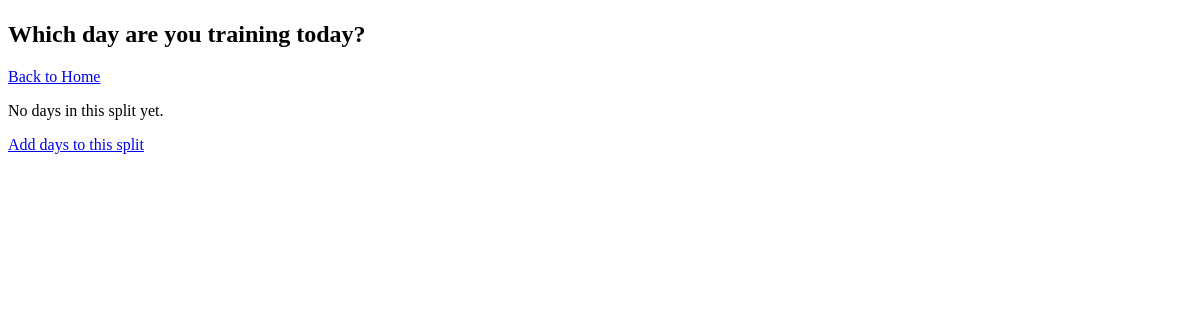
Page /log/5 on the earlier database version.
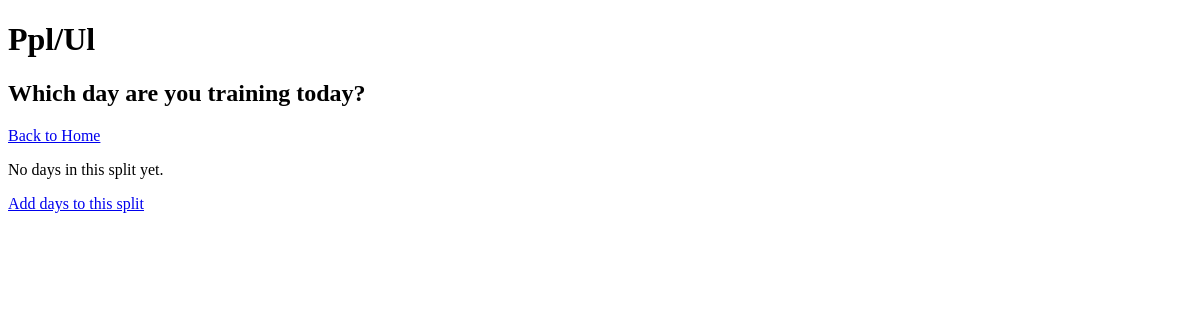
Same page on the later database version.
### tables this page shows
CREATE TABLE workout_splits (
            id INTEGER PRIMARY KEY AUTOINCREMENT,
            name TEXT NOT NULL
        );

### app.py (the view, shortened to what this page needs)
@app.route("/log/<int:split_id>")
def pick_day(split_id):
    conn = get_db()
    cursor = conn.cursor()
    cursor.execute("SELECT * FROM workout_splits WHERE id = ?", (split_id,))
    split = cursor.fetchone()
    cursor.execute(
        "SELECT * FROM split_days WHERE split_id = ? ORDER BY day_order",
        (split_id,)
    )
    days = cursor.fetchall()
    days_preview = []
    conn.close()
    return render_template("pick_day.html", split=split, days=days_preview)

### app.py (called while the page is built)
def get_db():
    conn = sqlite3.connect(DB_PATH)
    conn.row_factory = sqlite3.Row
    return conn

### templates/pick_day.html (shortened to what this page needs)
<!DOCTYPE html>
<html lang="en">
<head>
</head>
<body>
    <h1>{{ split.name }}</h1>
    <h2>Which day are you training today?</h2>
    <a href="/">Back to Home</a>
    {% if days %}
        {% for day in days %}
            <div class="day-card" onclick="openPreview({{ loop.index0 }})">
                <strong>Day {{ day.day_order }}: {{ day.day_name }}</strong>
                <span style="color:gray; font-size:0.85em; margin-left:10px;">{{ day.total_exercises }} exercises</span>
            </div>
        {% endfor %}
    {% else %}
        <p>No days in this split yet.</p>
        <a href="/split/{{ split.id }}">Add days to this split</a>
    {% endif %}
</body>
</html>

Differences in the rows shown:
added workout_splits: name "Ppl/Ul"
